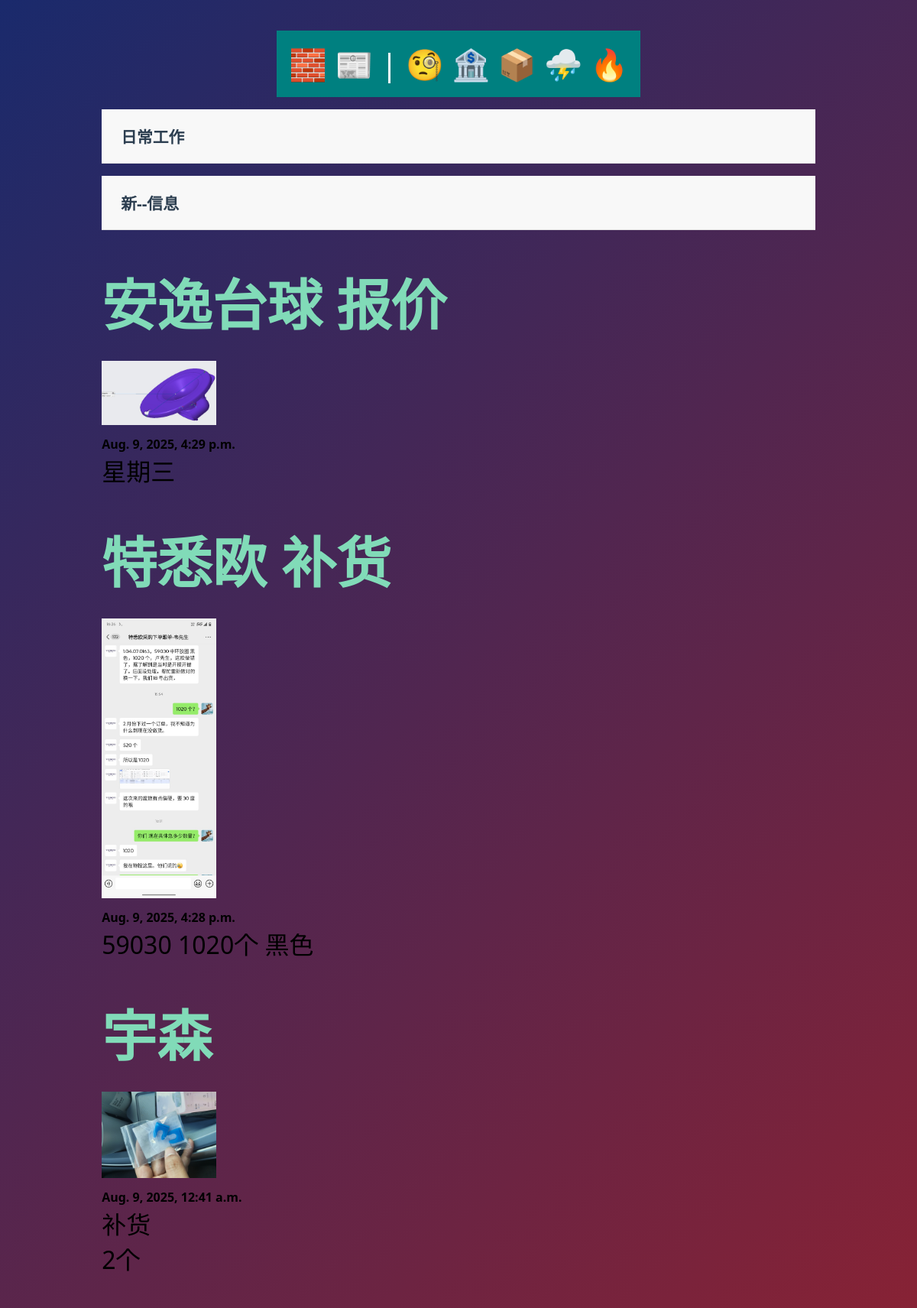
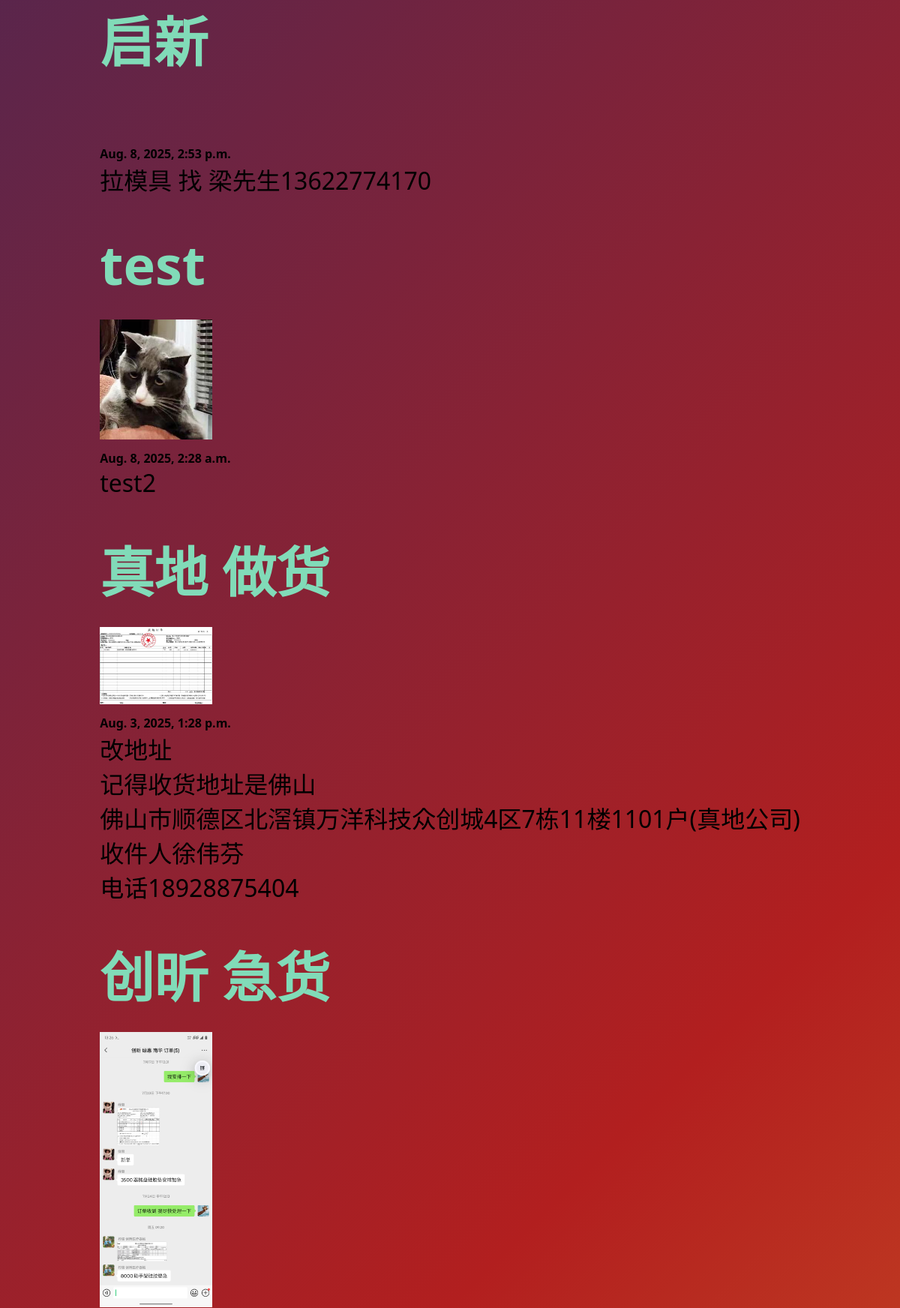
Screenshot of /DalyWork/ (upper part) with the database file from the repository (2 pictures, top to bottom).
### DalyWork/models.py (models this page shows)
class DalyWorkPost(models.Model):
    client = models.TextField()
    workduty = models.TextField()
    date = models.DateTimeField(auto_now_add=True)
    banner = models.ImageField(default='fallback.png', blank=True)
    def __str__(self):
        return self.client

### DalyWork/views.py (the view)
# urls.py: path('', views.post_list, name="list"),
def post_list(request):
    posts = AppDataModel.objects.all().order_by('-date')
    print(posts)
    form = forms.CreateInFormation()
    return render(request, f'{TemplateFileName}/posts_list.html', {'posts': posts, 'form':form})

### DalyWork/templates/DalyWorkPost/posts_list.html (shortened to what this page needs)
{% extends 'layout.html' %}
{% block content %}
    <section>
        <div class="accordion-item">
                <div class="accordion-header">
                    <div class="accordion-title">日常工作</div>
                </div>
        </div>
        <div class="accordion-item">
                <div class="accordion-header">
                    <div class="accordion-title">新--信息</div>
                </div>
            </div>
        {% for post in posts%}
        <article class="post">
            <h3>
                <a href="{% url 'DalyWorkPPP:page' pk=post.id%}">
                     {{ post.client }}
                </a>
            </h3>
            <img
                src="{{ post.banner.url }}"
                alt="{{ post.title }}"
                class="small-image"
            />
            <h2>{{ post.date }}</h2>
            <p class="pre-line">{{ post.workduty }}</p>
        </article>
        {% endfor %}
    </section>
{% endblock %}

### static/css/style.css (style rules this page uses)
* { margin: 0; padding: 0; box-sizing: border-box; font-family: 'Segoe UI', Tahoma, Geneva, Verdana, sans-serif; }
body { color: black; font-size: 3rem; background: linear-gradient(135deg, #1a2a6c, #b21f1f, #fdbb2d); min-height: 100vh; display: flex; flex-direction: column; align-items: center; padding: 40px 20px; }
section { display: flex; flex-flow: column; gap: 1rem; }
h2 { font-size: 1rem; }
p { font-size: 2rem; }
a { text-decoration: none; color: #81dbb8; }
h3 { color: #333; font-size: 1.5em; font-weight: bold; font-family: 'Arial', sans-serif; margin: 15px 0; padding: 10px 0; text-align: left; }
.accordion-item { border-bottom: 1px solid #e0e0e0; transition: all 0.3s ease; }
.accordion-header { padding: 20px 25px; background: #f8f8f8; cursor: pointer; display: flex; justify-content: space-between; align-items: center; transition: background 0.3s ease; }
.accordion-title { font-size: 1.3rem; font-weight: 600; color: #2c3e50; }

### DalyWork/templates/DalyWorkPost/posts_list.html (style rules this page uses)
.small-image { width: 150px; height: auto; }

### rows the page displays
DalyWorkPost: client "安逸台球 报价", banner (picture), date "Aug. 9, 2025, 4:29 p.m.", workduty "星期三"
DalyWorkPost: client "特悉欧 补货", banner (picture), date "Aug. 9, 2025, 4:28 p.m.", workduty "59030 1020个 黑色"
DalyWorkPost: client "宇森", banner (picture), date "Aug. 9, 2025, 12:41 a.m.", workduty "补货 2个"
DalyWorkPost: client "启新", date "Aug. 8, 2025, 2:53 p.m.", workduty "拉模具 找 梁先生13622774170"
DalyWorkPost: client "test", banner (picture), date "Aug. 8, 2025, 2:28 a.m.", workduty "test2"
DalyWorkPost: client "真地 做货", banner (picture), date "Aug. 3, 2025, 1:28 p.m.", workduty "改地址 记得收货地址是佛山 佛山市顺德区北滘镇万洋科技众创城4区7栋11楼1101户(真地公司) 收件人徐伟芬 电话18928875404"
DalyWorkPost: client "创昕 急货", banner (picture)
